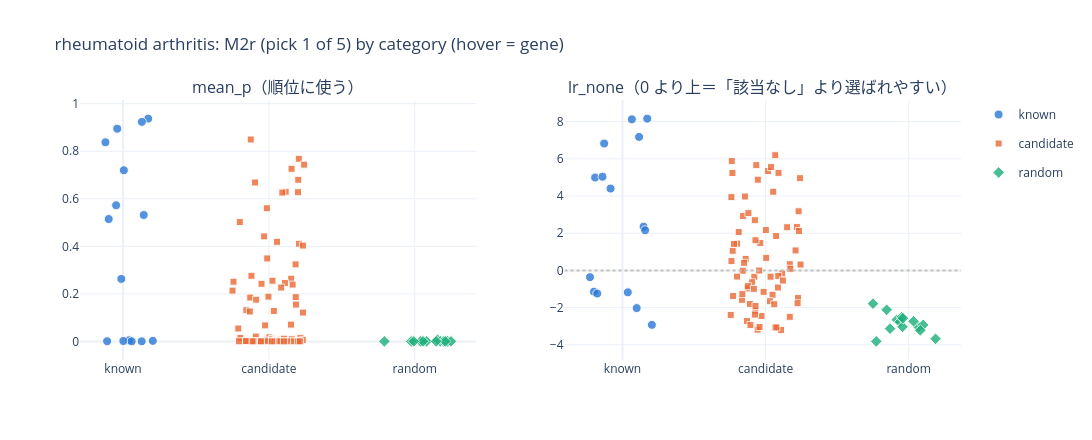
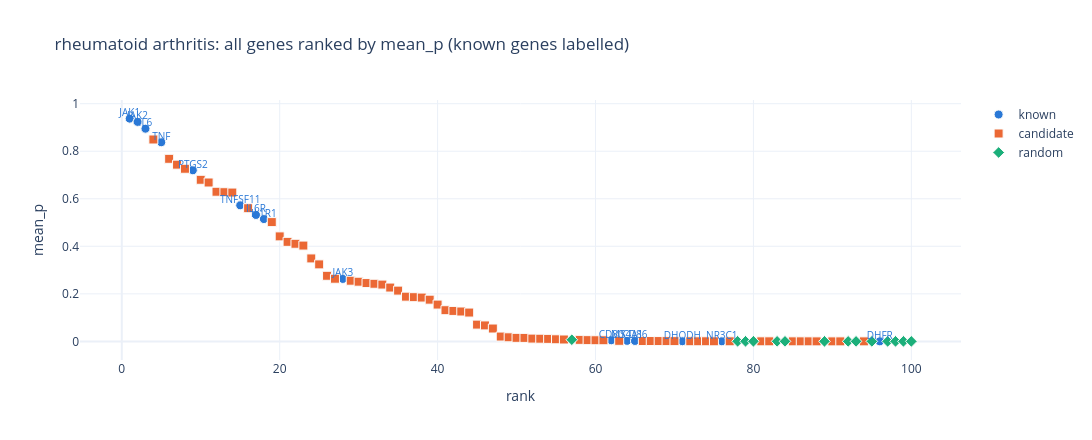
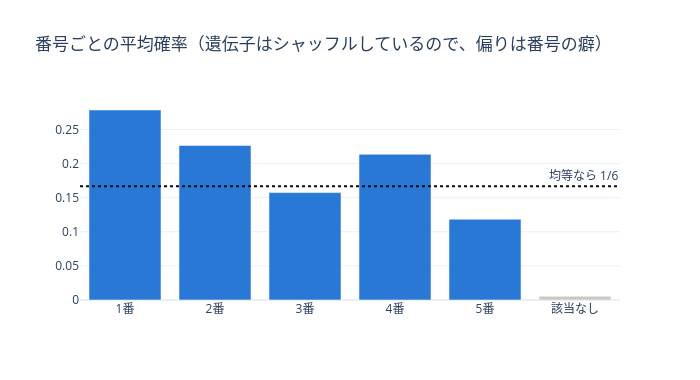

Notebook code for these charts, in order:
### Markdown cell above
## 対話型グラフ（ホバーで遺伝子名）

### このセルがすること：分類ごとの分布、順位付きの全遺伝子図、番号ごとの平均確率を描く
- 各点にマウスを乗せると **記号・タンパク質名・分類・順位・値** が出ます。凡例をクリックすると表示／非表示を切り替えられます。
- 同じ図を `outputs/<セット名>_rank_<質問ID>_charts.html` にも保存します。plotly.js を HTML に埋め込むので、ネット接続なしで開けます。
- `pip install plotly nbformat ipython` が必要です（入れた後はカーネルを再起動）。

### Code cell
import plotly.graph_objects as go
from plotly.subplots import make_subplots

CAT = [("known", "#2a78d6", "circle", "known"), ("candidate", "#eb6834", "square", "candidate"),
       ("random_other", "#1baf7a", "diamond", "random"), ("random_same", "#eda100", "triangle-up", "random（正解と同じファミリー）")]
MASK = {"known": known, "candidate": cand, "random_other": rnd & ~res["same_family_as_known"], "random_same": rnd & res["same_family_as_known"]}
CAT = [c for c in CAT if MASK[c[0]].any()]
hover = "<b>%{customdata[0]}</b><br>%{customdata[1]}<br>%{customdata[2]}<br>順位 %{customdata[3]}<br>%{y:.3f}<extra></extra>"
cd = lambda d: d[["symbol", "gene_label", "category", "rank"]].values
rng_j = random.Random(0)

fig = make_subplots(rows=1, cols=2, subplot_titles=("mean_p（順位に使う）", "lr_none（0 より上＝「該当なし」より選ばれやすい）"))
for c, col in enumerate(("mean_p", "lr_none"), start=1):
    for j, (cat, color, sym, name) in enumerate(CAT):
        d = res[MASK[cat]]
        fig.add_trace(go.Scatter(x=[j + (rng_j.random() - 0.5) * 0.5 for _ in range(len(d))], y=d[col], mode="markers",
                                 name=name, legendgroup=cat, showlegend=(c == 1),
                                 marker=dict(color=color, symbol=sym, size=9 if cat != "candidate" else 7, opacity=0.8, line=dict(width=1, color="#fcfcfb")),
                                 customdata=cd(d), hovertemplate=hover), row=1, col=c)
    fig.update_xaxes(tickvals=list(range(len(CAT))), ticktext=[x[3].split("（")[0] for x in CAT], row=1, col=c)
fig.add_hline(y=0, line=dict(color="#c3c2b7", dash="dot"), row=1, col=2)
fig.update_layout(height=440, width=1100, title=f"{DISEASE}: {QID} (pick 1 of 5) by category (hover = gene)", template="plotly_white")
fig.show()

fig2 = go.Figure()
for cat, color, sym, name in CAT:
    d = res[MASK[cat]]
    fig2.add_trace(go.Scatter(x=d["rank"], y=d["mean_p"], mode="markers", name=name,
                              marker=dict(color=color, symbol=sym, size=9, line=dict(width=1, color="#fcfcfb")), customdata=cd(d), hovertemplate=hover))
kn = res[known]
fig2.add_trace(go.Scatter(x=kn["rank"], y=kn["mean_p"], mode="text", text=kn["symbol"], textposition="top center",
                          textfont=dict(size=10, color="#2a78d6"), showlegend=False, hoverinfo="skip"))
fig2.update_layout(title=f"{DISEASE}: all genes ranked by mean_p (known genes labelled)", xaxis_title="rank", yaxis_title="mean_p",
                   template="plotly_white", width=1100, height=440)
fig2.show()

pos_all = list(pos.values) + [long.drop_duplicates(["round", "group"])["p_none"].mean()]
fig3 = go.Figure(go.Bar(x=[f"{i}番" for i in pos.index] + ["該当なし"], y=pos_all, marker_color=["#2a78d6"] * len(pos) + ["#c9c8c2"],
                        hovertemplate="%{x}<br>平均確率 %{y:.3f}<extra></extra>"))
fig3.add_hline(y=1 / (GROUP_SIZE + 1), line=dict(color="#0b0b0b", dash="dot"), annotation_text="均等なら 1/6")
fig3.update_layout(title="番号ごとの平均確率（遺伝子はシャッフルしているので、偏りは番号の癖）", template="plotly_white", width=700, height=380)
fig3.show()

html_path = OUT_CSV.replace(".csv", "_charts.html")
with open(html_path, "w", encoding="utf-8") as f:
    f.write("<html><head><meta charset='utf-8'></head><body>")
    for i, fg in enumerate((fig, fig2, fig3)):
        f.write(fg.to_html(full_html=False, include_plotlyjs=True if i == 0 else False))
    f.write("</body></html>")
print("saved:", html_path)

### Figure 1 — Plotly figure (JSON) as saved in the notebook; plotly's stock layout.template omitted (floating-point values rounded to 4 significant figures; data arrays with more than 128 entries replaced by an {"elided": "..."} marker saying what was removed)
{"data": [{"customdata": [["JAK1", "JAK1 (Janus kinase 1)", "known", 1], ["JAK2", "JAK2 (Janus kinase 2)", "known", 2], ["IL6", "IL6 (interleukin 6)", "known", 3], ["TNF", "TNF (tumor necrosis factor)", "known", 5], ["PTGS2", "PTGS2 (prostaglandin-endoperoxide synthase 2)", "known", 9], ["TNFSF11", "TNFSF11 (TNF superfamily member 11)", "known", 15], ["IL6R", "IL6R (interleukin 6 receptor)", "known", 17], ["IL1R1", "IL1R1 (interleukin 1 receptor type 1)", "known", 18], ["JAK3", "JAK3 (Janus kinase 3)", "known", 28], ["CD80", "CD80 (CD80 molecule)", "known", 62], ["MS4A1", "MS4A1 (membrane spanning 4-domains A1)", "known", 64], ["CD86", "CD86 (CD86 molecule)", "known", 65], ["DHODH", "DHODH (dihydroorotate dehydrogenase (quinone))", "known", 71], ["NR3C1", "NR3C1 (nuclear receptor subfamily 3 group C member 1)", "known", 76], ["DHFR", "DHFR (dihydrofolate reductase)", "known", 96]], "hovertemplate": "<b>%{customdata[0]}</b><br>%{customdata[1]}<br>%{customdata[2]}<br>順位 %{customdata[3]}<br>%{y:.3f}<extra></extra>", "legendgroup": "known", "marker": {"color": "#2a78d6", "line": {"color": "#fcfcfb", "width": 1}, "opacity": 0.8, "size": 9, "symbol": "circle"}, "mode": "markers", "name": "known", "showlegend": true, "type": "scatter", "x": [0.1722, 0.129, -0.03971, -0.1205, 0.005637, -0.04753, 0.1419, -0.09834, -0.0117, 0.04169, 0.2041, 0.002343, -0.1091, 0.1279, 0.05918], "xaxis": "x", "y": [0.9372, 0.9235, 0.8948, 0.8376, 0.7198, 0.5724, 0.5319, 0.5147, 0.2627, 0.004587, 0.002193, 0.001739, 0.0005681, 0.0003533, 4.247e-05], "yaxis": "y"}, {"customdata": {"elided": "71x4 mixed values"}, "hovertemplate": "<b>%{customdata[0]}</b><br>%{customdata[1]}<br>%{customdata[2]}<br>順位 %{customdata[3]}<br>%{y:.3f}<extra></extra>", "legendgroup": "candidate", "marker": {"color": "#eb6834", "line": {"color": "#fcfcfb", "width": 1}, "opacity": 0.8, "size": 7, "symbol": "square"}, "mode": "markers", "name": "candidate", "showlegend": true, "type": "scatter", "x": [0.8753, 1.205, 1.241, 1.155, 1.201, 0.9051, 1.115, 1.199, 1.092, 0.9861, 0.8004, 0.9671, 1.055, 1.207, 1.233, 0.9885, 1.183, 0.8802, 1.153, 1.024, 0.757, 1.11, 0.9494, 1.162, 1.084, 0.7506, 0.9968, 1.184, 0.872, 0.9126, 1.185, 0.8455, 1.034, 0.8693, 1.234, 1.152, 0.974, 0.7902, 0.91, 1.004, 1.216, 0.8045, 1.026, 1.103, 1.024, 1.157, 1.02, 1.232, 1.052, 1.044, 0.9725, 1.048, 0.9425, 1.038, 0.8952, 0.8447, 0.8434, 1.056, 1.078, 0.9883, 0.7949, 1.129, 1.188, 1.212, 1.171, 1.199, 1.212, 1.02, 0.9456, 1.103, 0.8878], "xaxis": "x", "y": [0.8494, 0.7681, 0.7435, 0.7262, 0.6798, 0.6684, 0.6295, 0.6277, 0.6262, 0.5602, 0.5018, 0.4418, 0.4188, 0.4106, 0.4031, 0.349, 0.3239, 0.276, 0.2635, 0.2552, 0.2511, 0.2454, 0.2424, 0.2389, 0.2264, 0.2136, 0.1882, 0.186, 0.1844, 0.1754, 0.1548, 0.1312, 0.1281, 0.1257, 0.1213, 0.07054, 0.06717, 0.05406, 0.02034, 0.01721, 0.01488, 0.01459, 0.01177, 0.01125, 0.01051, 0.008876, 0.007948, 0.006387, 0.005261, 0.004789, 0.004718, 0.002303, 0.001533, 0.00149, 0.001417, 0.00119, 0.001161, 0.0005587, 0.0004958, 0.0004576, 0.0003623, 0.0003367, 0.0002492, 0.0002463, 0.0002195, 0.000195, 0.0001785, 8.743e-05, 7.131e-05, 6.663e-05, 5.963e-05], "yaxis": "y"}, {"customdata": [["ATG4C", "ATG4C (autophagy related 4C cysteine peptidase)", "random", 57], ["GLIPR1", "GLIPR1 (GLI pathogenesis related 1)", "random", 78], ["BCL9", "BCL9 (BCL9 transcription coactivator)", "random", 79], ["NR2C1", "NR2C1 (nuclear receptor subfamily 2 group C member 1)", "random", 80], ["MELK", "MELK (maternal embryonic leucine zipper kinase)", "random", 83], ["NUDT1", "NUDT1 (nudix hydrolase 1)", "random", 84], ["EXOSC5", "EXOSC5 (exosome component 5)", "random", 89], ["KCNE4", "KCNE4 (potassium voltage-gated channel subfamily E regulatory subunit 4)", "random", 92], ["GGTLC3", "GGTLC3 (gamma-glutamyltransferase light chain family member 3)", "random", 93], ["OR8U8", "OR8U8 (olfactory receptor family 8 subfamily U member 8)", "random", 95], ["CCDC39", "CCDC39 (coiled-coil domain 39 molecular ruler complex subunit)", "random", 97], ["CDC20B", "CDC20B (cell division cycle 20B)", "random", 98], ["PCDH11Y", "PCDH11Y (protocadherin 11 Y-linked)", "random", 99], ["POLGARF", "POLGARF (POLG alternative reading frame)", "random", 100]], "hovertemplate": "<b>%{customdata[0]}</b><br>%{customdata[1]}<br>%{customdata[2]}<br>順位 %{customdata[3]}<br>%{y:.3f}<extra></extra>", "legendgroup": "random_other", "marker": {"color": "#1baf7a", "line": {"color": "#fcfcfb", "width": 1}, "opacity": 0.8, "size": 9, "symbol": "diamond"}, "mode": "markers", "name": "random", "showlegend": true, "type": "scatter", "x": [2.156, 2.175, 2.198, 2.045, 2.225, 2.04, 1.975, 2.08, 2.248, 2.208, 2.147, 1.791, 2.056, 1.993], "xaxis": "x", "y": [0.006913, 0.0003177, 0.0002791, 0.0002628, 0.0002454, 0.0002328, 8.631e-05, 6.445e-05, 5.997e-05, 4.583e-05, 4.129e-05, 3.82e-05, 3.66e-05, 3.394e-05], "yaxis": "y"}, {"customdata": [["JAK1", "JAK1 (Janus kinase 1)", "known", 1], ["JAK2", "JAK2 (Janus kinase 2)", "known", 2], ["IL6", "IL6 (interleukin 6)", "known", 3], ["TNF", "TNF (tumor necrosis factor)", "known", 5], ["PTGS2", "PTGS2 (prostaglandin-endoperoxide synthase 2)", "known", 9], ["TNFSF11", "TNFSF11 (TNF superfamily member 11)", "known", 15], ["IL6R", "IL6R (interleukin 6 receptor)", "known", 17], ["IL1R1", "IL1R1 (interleukin 1 receptor type 1)", "known", 18], ["JAK3", "JAK3 (Janus kinase 3)", "known", 28], ["CD80", "CD80 (CD80 molecule)", "known", 62], ["MS4A1", "MS4A1 (membrane spanning 4-domains A1)", "known", 64], ["CD86", "CD86 (CD86 molecule)", "known", 65], ["DHODH", "DHODH (dihydroorotate dehydrogenase (quinone))", "known", 71], ["NR3C1", "NR3C1 (nuclear receptor subfamily 3 group C member 1)", "known", 76], ["DHFR", "DHFR (dihydrofolate reductase)", "known", 96]], "hovertemplate": "<b>%{customdata[0]}</b><br>%{customdata[1]}<br>%{customdata[2]}<br>順位 %{customdata[3]}<br>%{y:.3f}<extra></extra>", "legendgroup": "known", "marker": {"color": "#2a78d6", "line": {"color": "#fcfcfb", "width": 1}, "opacity": 0.8, "size": 9, "symbol": "circle"}, "mode": "markers", "name": "known", "showlegend": false, "type": "scatter", "x": [0.06507, 0.1725, -0.1285, 0.1157, -0.1914, -0.1398, 0.1473, -0.08373, 0.158, -0.1997, -0.1768, 0.09884, -0.2274, 0.03693, 0.205], "xaxis": "x2", "y": [8.124, 8.164, 6.824, 7.18, 4.996, 5.039, 2.354, 4.403, 2.158, -1.143, -1.246, -2.026, -0.3628, -1.179, -2.928], "yaxis": "y2"}, {"customdata": {"elided": "71x4 mixed values"}, "hovertemplate": "<b>%{customdata[0]}</b><br>%{customdata[1]}<br>%{customdata[2]}<br>順位 %{customdata[3]}<br>%{y:.3f}<extra></extra>", "legendgroup": "candidate", "marker": {"color": "#eb6834", "line": {"color": "#fcfcfb", "width": 1}, "opacity": 0.8, "size": 7, "symbol": "square"}, "mode": "markers", "name": "candidate", "showlegend": false, "type": "scatter", "x": [1.017, 1.09, 0.7633, 1.067, 1.053, 1.038, 0.9456, 0.9351, 1.24, 0.7682, 0.7608, 1.231, 0.8425, 0.8119, 0.8553, 1.15, 1.218, 0.7614, 0.9628, 0.8008, 0.88, 0.8604, 1.073, 0.9251, 0.8402, 1.002, 0.7697, 0.8005, 1.244, 0.8497, 0.9293, 1.116, 1.169, 1.209, 0.8347, 1.086, 1.233, 0.779, 1.088, 1.173, 0.9212, 0.8753, 1.048, 0.9712, 0.8374, 0.9858, 0.955, 1.035, 1.004, 0.9057, 0.9286, 1.169, 0.8755, 1.03, 0.7562, 1.121, 0.918, 0.7728, 0.8904, 0.8701, 1.227, 0.9261, 0.8939, 0.9296, 1.223, 1.067, 1.061, 1.108, 0.944, 0.9572, 1.075], "xaxis": "x2", "y": [5.345, 5.245, 5.881, 6.198, 4.231, 5.559, 4.879, 5.663, 4.961, 5.239, 3.941, 3.181, 2.924, 2.064, 3.975, 2.323, 2.333, 0.5015, 1.471, 1.443, 3.084, 0.6183, 1.85, 2.7, -0.01886, 2.171, 1.057, -0.3313, 0.315, 0.4071, 1.624, -0.1659, 0.3331, 1.074, -1.582, -0.9206, 2.12, 1.424, -0.2963, 0.08525, -0.3457, -0.969, -1.311, -2.448, -1.274, -1.151, -0.005926, -0.337, 0.6748, -0.6371, -2.172, -2.496, -0.8474, -1.658, -2.394, -0.5441, -0.9921, -1.379, -1.804, -2.724, -1.486, -2.375, -2.939, -1.916, -1.765, -3.063, -1.821, -3.204, -3.186, -3.043, -3.068], "yaxis": "y2"}, {"customdata": [["ATG4C", "ATG4C (autophagy related 4C cysteine peptidase)", "random", 57], ["GLIPR1", "GLIPR1 (GLI pathogenesis related 1)", "random", 78], ["BCL9", "BCL9 (BCL9 transcription coactivator)", "random", 79], ["NR2C1", "NR2C1 (nuclear receptor subfamily 2 group C member 1)", "random", 80], ["MELK", "MELK (maternal embryonic leucine zipper kinase)", "random", 83], ["NUDT1", "NUDT1 (nudix hydrolase 1)", "random", 84], ["EXOSC5", "EXOSC5 (exosome component 5)", "random", 89], ["KCNE4", "KCNE4 (potassium voltage-gated channel subfamily E regulatory subunit 4)", "random", 92], ["GGTLC3", "GGTLC3 (gamma-glutamyltransferase light chain family member 3)", "random", 93], ["OR8U8", "OR8U8 (olfactory receptor family 8 subfamily U member 8)", "random", 95], ["CCDC39", "CCDC39 (coiled-coil domain 39 molecular ruler complex subunit)", "random", 97], ["CDC20B", "CDC20B (cell division cycle 20B)", "random", 98], ["PCDH11Y", "PCDH11Y (protocadherin 11 Y-linked)", "random", 99], ["POLGARF", "POLGARF (POLG alternative reading frame)", "random", 100]], "hovertemplate": "<b>%{customdata[0]}</b><br>%{customdata[1]}<br>%{customdata[2]}<br>順位 %{customdata[3]}<br>%{y:.3f}<extra></extra>", "legendgroup": "random_other", "marker": {"color": "#1baf7a", "line": {"color": "#fcfcfb", "width": 1}, "opacity": 0.8, "size": 9, "symbol": "diamond"}, "mode": "markers", "name": "random", "showlegend": false, "type": "scatter", "x": [1.751, 1.846, 1.917, 1.87, 2.069, 1.939, 2.188, 2.034, 1.957, 1.951, 2.101, 1.959, 2.081, 1.773], "xaxis": "x2", "y": [-1.786, -2.117, -2.652, -3.131, -3.046, -2.767, -3.68, -2.735, -3.033, -2.507, -2.935, -2.574, -3.223, -3.816], "yaxis": "y2"}], "layout": {"annotations": [{"font": {"size": 16}, "showarrow": false, "text": "mean_p（順位に使う）", "x": 0.225, "xanchor": "center", "xref": "paper", "y": 1.0, "yanchor": "bottom", "yref": "paper"}, {"font": {"size": 16}, "showarrow": false, "text": "lr_none（0 より上＝「該当なし」より選ばれやすい）", "x": 0.775, "xanchor": "center", "xref": "paper", "y": 1.0, "yanchor": "bottom", "yref": "paper"}], "height": 440, "shapes": [{"line": {"color": "#c3c2b7", "dash": "dot"}, "type": "line", "x0": 0, "x1": 1, "xref": "x2 domain", "y0": 0, "y1": 0, "yref": "y2"}], "title": {"text": "rheumatoid arthritis: M2r (pick 1 of 5) by category (hover = gene)"}, "width": 1100, "xaxis": {"anchor": "y", "domain": [0.0, 0.45], "ticktext": ["known", "candidate", "random"], "tickvals": [0, 1, 2]}, "xaxis2": {"anchor": "y2", "domain": [0.55, 1.0], "ticktext": ["known", "candidate", "random"], "tickvals": [0, 1, 2]}, "yaxis": {"anchor": "x", "domain": [0.0, 1.0]}, "yaxis2": {"anchor": "x2", "domain": [0.0, 1.0]}}}

### Figure 2 — Plotly figure (JSON) as saved in the notebook; plotly's stock layout.template omitted (floating-point values rounded to 4 significant figures; data arrays with more than 128 entries replaced by an {"elided": "..."} marker saying what was removed)
{"data": [{"customdata": [["JAK1", "JAK1 (Janus kinase 1)", "known", 1], ["JAK2", "JAK2 (Janus kinase 2)", "known", 2], ["IL6", "IL6 (interleukin 6)", "known", 3], ["TNF", "TNF (tumor necrosis factor)", "known", 5], ["PTGS2", "PTGS2 (prostaglandin-endoperoxide synthase 2)", "known", 9], ["TNFSF11", "TNFSF11 (TNF superfamily member 11)", "known", 15], ["IL6R", "IL6R (interleukin 6 receptor)", "known", 17], ["IL1R1", "IL1R1 (interleukin 1 receptor type 1)", "known", 18], ["JAK3", "JAK3 (Janus kinase 3)", "known", 28], ["CD80", "CD80 (CD80 molecule)", "known", 62], ["MS4A1", "MS4A1 (membrane spanning 4-domains A1)", "known", 64], ["CD86", "CD86 (CD86 molecule)", "known", 65], ["DHODH", "DHODH (dihydroorotate dehydrogenase (quinone))", "known", 71], ["NR3C1", "NR3C1 (nuclear receptor subfamily 3 group C member 1)", "known", 76], ["DHFR", "DHFR (dihydrofolate reductase)", "known", 96]], "hovertemplate": "<b>%{customdata[0]}</b><br>%{customdata[1]}<br>%{customdata[2]}<br>順位 %{customdata[3]}<br>%{y:.3f}<extra></extra>", "marker": {"color": "#2a78d6", "line": {"color": "#fcfcfb", "width": 1}, "size": 9, "symbol": "circle"}, "mode": "markers", "name": "known", "type": "scatter", "x": [1, 2, 3, 5, 9, 15, 17, 18, 28, 62, 64, 65, 71, 76, 96], "y": [0.9372, 0.9235, 0.8948, 0.8376, 0.7198, 0.5724, 0.5319, 0.5147, 0.2627, 0.004587, 0.002193, 0.001739, 0.0005681, 0.0003533, 4.247e-05]}, {"customdata": {"elided": "71x4 mixed values"}, "hovertemplate": "<b>%{customdata[0]}</b><br>%{customdata[1]}<br>%{customdata[2]}<br>順位 %{customdata[3]}<br>%{y:.3f}<extra></extra>", "marker": {"color": "#eb6834", "line": {"color": "#fcfcfb", "width": 1}, "size": 9, "symbol": "square"}, "mode": "markers", "name": "candidate", "type": "scatter", "x": [4, 6, 7, 8, 10, 11, 12, 13, 14, 16, 19, 20, 21, 22, 23, 24, 25, 26, 27, 29, 30, 31, 32, 33, 34, 35, 36, 37, 38, 39, 40, 41, 42, 43, 44, 45, 46, 47, 48, 49, 50, 51, 52, 53, 54, 55, 56, 58, 59, 60, 61, 63, 66, 67, 68, 69, 70, 72, 73, 74, 75, 77, 81, 82, 85, 86, 87, 88, 90, 91, 94], "y": [0.8494, 0.7681, 0.7435, 0.7262, 0.6798, 0.6684, 0.6295, 0.6277, 0.6262, 0.5602, 0.5018, 0.4418, 0.4188, 0.4106, 0.4031, 0.349, 0.3239, 0.276, 0.2635, 0.2552, 0.2511, 0.2454, 0.2424, 0.2389, 0.2264, 0.2136, 0.1882, 0.186, 0.1844, 0.1754, 0.1548, 0.1312, 0.1281, 0.1257, 0.1213, 0.07054, 0.06717, 0.05406, 0.02034, 0.01721, 0.01488, 0.01459, 0.01177, 0.01125, 0.01051, 0.008876, 0.007948, 0.006387, 0.005261, 0.004789, 0.004718, 0.002303, 0.001533, 0.00149, 0.001417, 0.00119, 0.001161, 0.0005587, 0.0004958, 0.0004576, 0.0003623, 0.0003367, 0.0002492, 0.0002463, 0.0002195, 0.000195, 0.0001785, 8.743e-05, 7.131e-05, 6.663e-05, 5.963e-05]}, {"customdata": [["ATG4C", "ATG4C (autophagy related 4C cysteine peptidase)", "random", 57], ["GLIPR1", "GLIPR1 (GLI pathogenesis related 1)", "random", 78], ["BCL9", "BCL9 (BCL9 transcription coactivator)", "random", 79], ["NR2C1", "NR2C1 (nuclear receptor subfamily 2 group C member 1)", "random", 80], ["MELK", "MELK (maternal embryonic leucine zipper kinase)", "random", 83], ["NUDT1", "NUDT1 (nudix hydrolase 1)", "random", 84], ["EXOSC5", "EXOSC5 (exosome component 5)", "random", 89], ["KCNE4", "KCNE4 (potassium voltage-gated channel subfamily E regulatory subunit 4)", "random", 92], ["GGTLC3", "GGTLC3 (gamma-glutamyltransferase light chain family member 3)", "random", 93], ["OR8U8", "OR8U8 (olfactory receptor family 8 subfamily U member 8)", "random", 95], ["CCDC39", "CCDC39 (coiled-coil domain 39 molecular ruler complex subunit)", "random", 97], ["CDC20B", "CDC20B (cell division cycle 20B)", "random", 98], ["PCDH11Y", "PCDH11Y (protocadherin 11 Y-linked)", "random", 99], ["POLGARF", "POLGARF (POLG alternative reading frame)", "random", 100]], "hovertemplate": "<b>%{customdata[0]}</b><br>%{customdata[1]}<br>%{customdata[2]}<br>順位 %{customdata[3]}<br>%{y:.3f}<extra></extra>", "marker": {"color": "#1baf7a", "line": {"color": "#fcfcfb", "width": 1}, "size": 9, "symbol": "diamond"}, "mode": "markers", "name": "random", "type": "scatter", "x": [57, 78, 79, 80, 83, 84, 89, 92, 93, 95, 97, 98, 99, 100], "y": [0.006913, 0.0003177, 0.0002791, 0.0002628, 0.0002454, 0.0002328, 8.631e-05, 6.445e-05, 5.997e-05, 4.583e-05, 4.129e-05, 3.82e-05, 3.66e-05, 3.394e-05]}, {"hoverinfo": "skip", "mode": "text", "showlegend": false, "text": ["JAK1", "JAK2", "IL6", "TNF", "PTGS2", "TNFSF11", "IL6R", "IL1R1", "JAK3", "CD80", "MS4A1", "CD86", "DHODH", "NR3C1", "DHFR"], "textfont": {"color": "#2a78d6", "size": 10}, "textposition": "top center", "type": "scatter", "x": [1, 2, 3, 5, 9, 15, 17, 18, 28, 62, 64, 65, 71, 76, 96], "y": [0.9372, 0.9235, 0.8948, 0.8376, 0.7198, 0.5724, 0.5319, 0.5147, 0.2627, 0.004587, 0.002193, 0.001739, 0.0005681, 0.0003533, 4.247e-05]}], "layout": {"height": 440, "title": {"text": "rheumatoid arthritis: all genes ranked by mean_p (known genes labelled)"}, "width": 1100, "xaxis": {"title": {"text": "rank"}}, "yaxis": {"title": {"text": "mean_p"}}}}

### Figure 3 — Plotly figure (JSON) as saved in the notebook; plotly's stock layout.template omitted (floating-point values rounded to 4 significant figures)
{"data": [{"hovertemplate": "%{x}<br>平均確率 %{y:.3f}<extra></extra>", "marker": {"color": ["#2a78d6", "#2a78d6", "#2a78d6", "#2a78d6", "#2a78d6", "#c9c8c2"]}, "type": "bar", "x": ["1番", "2番", "3番", "4番", "5番", "該当なし"], "y": [0.2785, 0.2266, 0.1575, 0.2136, 0.1184, 0.005434]}], "layout": {"annotations": [{"showarrow": false, "text": "均等なら 1/6", "x": 1, "xanchor": "right", "xref": "x domain", "y": 0.1667, "yanchor": "bottom", "yref": "y"}], "height": 380, "shapes": [{"line": {"color": "#0b0b0b", "dash": "dot"}, "type": "line", "x0": 0, "x1": 1, "xref": "x domain", "y0": 0.1667, "y1": 0.1667, "yref": "y"}], "title": {"text": "番号ごとの平均確率（遺伝子はシャッフルしているので、偏りは番号の癖）"}, "width": 700}}
